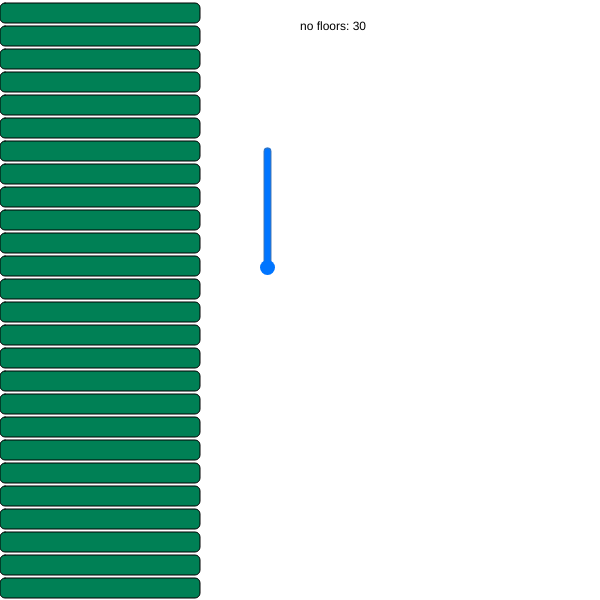
Frame 1 (no input)
Frame 60 (no input): identical to frame 1, image omitted
Frame 120 (the mouse pressed at the canvas centre since frame 60): identical to frame 1, image omitted

The p5.js sketch that drew this single still picture (run headless with seeded random() and noise() and a simulated clock; from frame 60 on, the mouse is pressed at the canvas centre):

// p5.js sketch
// ── sketch.js
let sliderFloors;
let sliderNo;
let noFloors = 30;
let ch = 600
let fp = 3
let fh = 20
let fw = 200
function setup() {
  createCanvas(600, 600);
  let d = createDiv();
  d.style('transform: rotate(90deg);');
  d.position(200, 200);
  slider = createSlider(0, noFloors, noFloors, 1);
  d.child(slider);  
}

function draw() {  
  clear();
  active = color('hsb(160, 100%, 50%)');
  white = color(255,255,255);
  black = color(0,0,0)
  
  for (let i = 0; i < noFloors; i++) {
    if (i < slider.value()) {
      fill(active)
    } else {
      fill(white)
    }
    rect(0, i * (fh + fp) + fp, fw, fh, 5) 
    
  }
  
  fill(black)
  text('no floors: ' + str(slider.value()), 300, 30)

}
